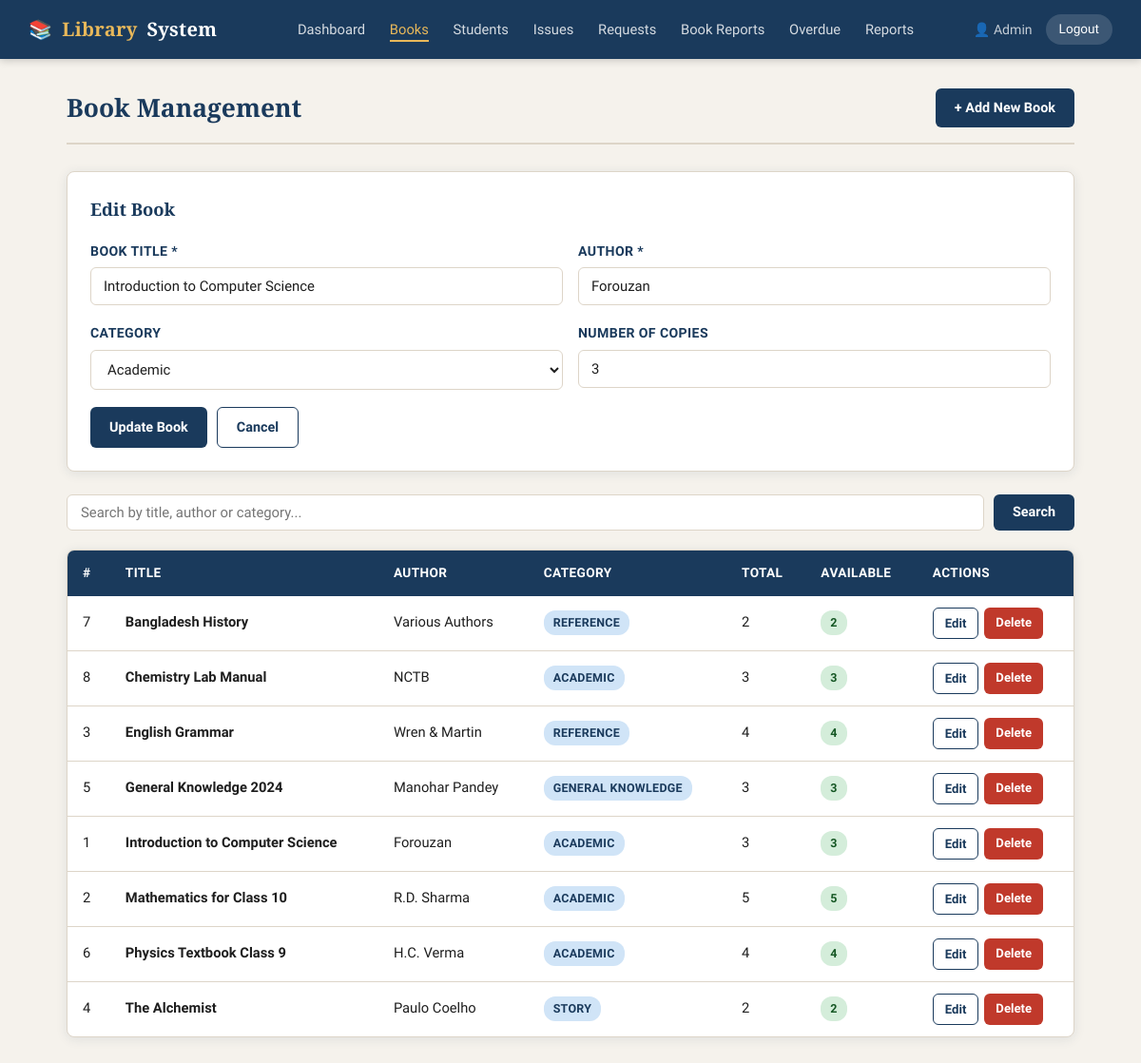
The app's page /admin/books.php?edit=1 (signed in) with its own data.
### tables this page shows
CREATE TABLE IF NOT EXISTS books (
    id INT AUTO_INCREMENT PRIMARY KEY,
    title VARCHAR(200) NOT NULL,
    author VARCHAR(150) NOT NULL,
    category VARCHAR(100),
    total_copies INT DEFAULT 1,
    available_copies INT DEFAULT 1,
    added_at TIMESTAMP DEFAULT CURRENT_TIMESTAMP
);

### admin/books.php (the view, shortened to what this page needs)
<?php
require_once '../includes/db.php';
$edit_book = null;
if (isset($_GET['edit'])) {
    $eid = (int)$_GET['edit'];
    $res = mysqli_query($conn, "SELECT * FROM books WHERE id=$eid");
    $edit_book = mysqli_fetch_assoc($res);
}
$search = isset($_GET['search']) ? mysqli_real_escape_string($conn, trim($_GET['search'])) : '';
$where  = $search ? "WHERE title LIKE '%$search%' OR author LIKE '%$search%' OR category LIKE '%$search%'" : '';
$books  = mysqli_query($conn, "SELECT * FROM books $where ORDER BY title ASC");
$action = isset($_GET['action']) ? $_GET['action'] : '';
?>
<!DOCTYPE html>
<html lang="en">
<head>
    <link rel="stylesheet" href="../assets/css/style.css">
</head>
<body>
<?php include '../includes/navbar.php'; ?>
<div class="container">
    <div class="page-header">
        <h2>Book Management</h2>
        <a href="?action=add" class="btn btn-primary">+ Add New Book</a>
    </div>
    <?php if ($action === 'add' || $edit_book): ?>
    <div class="card" style="margin-bottom:24px;">
        <h3 style="margin-bottom:18px;font-size:1.15rem;"><?= $edit_book ? 'Edit Book' : 'Add New Book' ?></h3>
        <form method="POST">
            <div class="form-row">
                <div class="form-group">
                    <label>Book Title *</label>
                    <input type="text" name="title" required value="<?= $edit_book ? htmlspecialchars($edit_book['title']) : '' ?>" placeholder="Enter book title">
                </div>
                <div class="form-group">
                    <label>Author *</label>
                    <input type="text" name="author" required value="<?= $edit_book ? htmlspecialchars($edit_book['author']) : '' ?>" placeholder="Author name">
                </div>
            </div>
            <div class="form-row">
                <div class="form-group">
                    <label>Category</label>
                    <select name="category">
                        <?php
                        $cats = ['Academic','Reference','Story','General Knowledge','Exam Preparation','Others'];
                        foreach ($cats as $cat) {
                            $sel = ($edit_book && $edit_book['category'] === $cat) ? 'selected' : '';
                            echo "<option $sel>$cat</option>";
                        }
                        ?>
                    </select>
                </div>
                <div class="form-group">
                    <label>Number of Copies</label>
                    <input type="number" name="copies" min="1" value="<?= $edit_book ? $edit_book['total_copies'] : 1 ?>">
                </div>
            </div>
            <div style="display:flex;gap:10px;">
                <button type="submit" class="btn btn-primary"><?= $edit_book ? 'Update Book' : 'Add Book' ?></button>
                <a href="books.php" class="btn btn-outline">Cancel</a>
            </div>
        </form>
    </div>
    <?php endif; ?>
    <form method="GET" class="search-bar">
        <input type="text" name="search" placeholder="Search by title, author or category..." value="<?= htmlspecialchars($search) ?>">
        <button type="submit" class="btn btn-primary">Search</button>
    </form>
    <div class="table-wrap">
        <table>
            <thead>
                <tr>
                    <th>#</th>
                    <th>Title</th>
                    <th>Author</th>
                    <th>Category</th>
                    <th>Total</th>
                    <th>Available</th>
                    <th>Actions</th>
                </tr>
            </thead>
            <tbody>
                <?php if (mysqli_num_rows($books) === 0): ?>
                <tr><td colspan="7"><div class="empty-state"><p>No books found.</p></div></td></tr>
                <?php else: while ($b = mysqli_fetch_assoc($books)): ?>
                <tr>
                    <td><?= $b['id'] ?></td>
                    <td><strong><?= htmlspecialchars($b['title']) ?></strong></td>
                    <td><?= htmlspecialchars($b['author']) ?></td>
                    <td><span class="badge badge-primary"><?= htmlspecialchars($b['category'] ?: 'N/A') ?></span></td>
                    <td><?= $b['total_copies'] ?></td>
                    <td>
                        <?php if ($b['available_copies'] > 0): ?>
                            <span class="badge badge-success"><?= $b['available_copies'] ?></span>
                        <?php else: ?>
                            <span class="badge badge-danger">0</span>
                        <?php endif; ?>
                    </td>
                    <td style="display:flex;gap:6px;flex-wrap:wrap;">
                        <a href="?edit=<?= $b['id'] ?>" class="btn btn-sm btn-outline">Edit</a>
                        <a href="?delete=<?= $b['id'] ?>" class="btn btn-sm btn-danger" onclick="return confirm('Delete this book?')">Delete</a>
                    </td>
                </tr>
                <?php endwhile; endif; ?>
            </tbody>
        </table>
    </div>
</div>
</body>
</html>

### assets/css/style.css (style rules this page uses)
:root { --primary: #1a3a5c; --primary-light: #2a5080; --accent: #c8973a; --accent-light: #e8b85a; --bg: #f5f2ec; --bg-white: #ffffff; --text: #1e1e1e; --text-muted: #6b6b6b; --border: #ddd5c8; --success: #2d6a4f; --danger: #c0392b; --warning: #d4860a; --shadow: 0 2px 12px rgba(26,58,92,0.10); --shadow-lg: 0 6px 30px rgba(26,58,92,0.14); --radius: 8px; }
* { margin: 0; padding: 0; box-sizing: border-box; }
body { font-family: 'Source Sans 3', sans-serif; background: var(--bg); color: var(--text); min-height: 100vh; font-size: 15px; line-height: 1.6; }
h1, h2, h3 { font-family: 'Playfair Display', serif; color: var(--primary); }
a { color: var(--primary); text-decoration: none; }
.container { max-width: 1100px; margin: 0 auto; padding: 30px 20px; }
.page-header { margin-bottom: 28px; padding-bottom: 16px; border-bottom: 2px solid var(--border); display: flex; align-items: center; justify-content: space-between; flex-wrap: wrap; gap: 12px; }
.page-header h2 { font-size: 1.65rem; }
.card { background: var(--bg-white); border-radius: var(--radius); box-shadow: var(--shadow); padding: 24px; border: 1px solid var(--border); }
.table-wrap { overflow-x: auto; border-radius: var(--radius); border: 1px solid var(--border); background: var(--bg-white); box-shadow: var(--shadow); }
table { width: 100%; border-collapse: collapse; }
thead { background: var(--primary); color: #fff; }
thead th { padding: 13px 16px; text-align: left; font-family: 'Source Sans 3', sans-serif; font-weight: 600; font-size: 0.85rem; letter-spacing: 0.4px; text-transform: uppercase; }
tbody tr { border-bottom: 1px solid var(--border); transition: background 0.15s; }
tbody tr:last-child { border-bottom: none; }
tbody td { padding: 12px 16px; font-size: 0.92rem; color: var(--text); vertical-align: middle; }
.btn { display: inline-block; padding: 9px 20px; border-radius: 6px; font-family: 'Source Sans 3', sans-serif; font-size: 0.9rem; font-weight: 600; cursor: pointer; border: none; transition: all 0.18s; text-align: center; text-decoration: none; }
.btn-primary { background: var(--primary); color: #fff; }
.btn-danger { background: var(--danger); color: #fff; }
.btn-sm { padding: 5px 12px; font-size: 0.82rem; }
.btn-outline { background: transparent; border: 1.5px solid var(--primary); color: var(--primary); }
.form-group { margin-bottom: 18px; }
.form-group label { display: block; font-weight: 600; font-size: 0.88rem; margin-bottom: 6px; color: var(--primary); text-transform: uppercase; letter-spacing: 0.4px; }
.form-group input, .form-group select, .form-group textarea { width: 100%; padding: 10px 13px; border: 1.5px solid var(--border); border-radius: 6px; font-family: 'Source Sans 3', sans-serif; font-size: 0.93rem; color: var(--text); background: #fff; transition: border-color 0.2s; outline: none; }
.form-row { display: grid; grid-template-columns: 1fr 1fr; gap: 16px; }
.badge { display: inline-block; padding: 3px 10px; border-radius: 12px; font-size: 0.78rem; font-weight: 600; text-transform: uppercase; letter-spacing: 0.3px; }
.badge-success { background: #d4edda; color: #155724; }
.badge-primary { background: #d0e4f7; color: var(--primary); }
.search-bar { display: flex; gap: 10px; margin-bottom: 20px; }
.search-bar input { flex: 1; padding: 9px 14px; border: 1.5px solid var(--border); border-radius: 6px; font-size: 0.93rem; outline: none; font-family: inherit; }

### records on screen
books: title "Introduction to Computer Science", author "Forouzan", copies "3", id "1", category "ACADEMIC", total_copies "3", available_copies "3"
books: id "7", title "Bangladesh History", author "Various Authors", category "REFERENCE", total_copies "2", available_copies "2"
books: id "8", title "Chemistry Lab Manual", author "NCTB", category "ACADEMIC", total_copies "3", available_copies "3"
books: id "3", title "English Grammar", author "Wren & Martin", category "REFERENCE", total_copies "4", available_copies "4"
books: id "5", title "General Knowledge 2024", author "Manohar Pandey", category "GENERAL KNOWLEDGE", total_copies "3", available_copies "3"
books: id "2", title "Mathematics for Class 10", author "R.D. Sharma", category "ACADEMIC", total_copies "5", available_copies "5"
books: id "6", title "Physics Textbook Class 9", author "H.C. Verma", category "ACADEMIC", total_copies "4", available_copies "4"
books: id "4", title "The Alchemist", author "Paulo Coelho", category "STORY", total_copies "2", available_copies "2"

### other values on screen
$_SESSION['user_name'] "Admin"
form field category "Academic"
